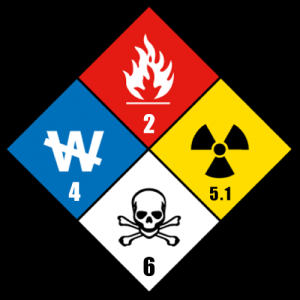
#> input picture Old Laptop Desktop/trash/Haz.jpg, 300 x 300 px
$ python ShapeDetect.py --image Haz.jpg   (older library calls are emulated)
#> lines starting #> are read from the running program, lines starting #| are printed output that depends on the picture; after the words box and inside, x2 and y2 are one past the last pixel; in counts of white or black regions, pixels touching at a corner belong together; long printed decimals are rounded
# import the necessary packages
import cv2

class ShapeDetector:
	def __init__(self):
		pass

	def detect(self, c):
		# initialize the shape name and approximate the contour
		shape = "unidentified"
		peri = cv2.arcLength(c, True)
		approx = cv2.approxPolyDP(c, 0.04 * peri, True)
       		# if the shape is a triangle, it will have 3 vertices
		if len(approx) == 3:
			shape = "triangle"

		# if the shape has 4 vertices, it is either a square or
		# a rectangle
		elif len(approx) == 4:
			# compute the bounding box of the contour and use the
			# bounding box to compute the aspect ratio
			(x, y, w, h) = cv2.boundingRect(approx)
			ar = w / float(h)

			# a square will have an aspect ratio that is approximately
			# equal to one, otherwise, the shape is a rectangle
			shape = "square" if ar >= 0.95 and ar <= 1.05 else "rectangle"

		# if the shape is a pentagon, it will have 5 vertices
		elif len(approx) == 5:
			shape = "pentagon"

		# otherwise, we assume the shape is a circle
		else:
			shape = "circle"

		# return the name of the shape
		return shape

#-------------------------------------------------------------------------#
#-------------------------------------------------------------------------#

import argparse
import imutils
#import cv2

ap = argparse.ArgumentParser()
ap.add_argument('-i','--image', required=True, help="path to the input image")
args = vars(ap.parse_args())

image = cv2.imread(args["image"])
#> image is the input picture: shape (300, 300, 3); mean B, G, R 52.2, 66.9, 78.5
#cv2.imshow("image",image)
resized = imutils.resize(image, width=300)
ratio = image.shape[0] / float(resized.shape[0])
#> ratio = 1

gray = cv2.cvtColor(resized,cv2.COLOR_BGR2GRAY)
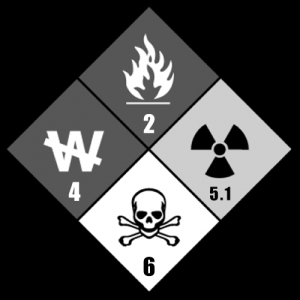
#> gray: shape (300, 300); min 0, max 255, mean 68.7
blurred = cv2.GaussianBlur(gray, (5,5), 0)
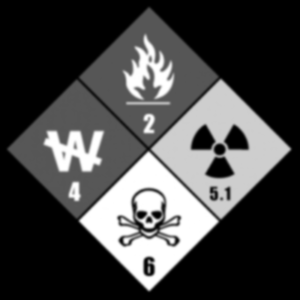
#> blurred: shape (300, 300); min 0, max 255, mean 68.7
thresh = cv2.threshold(blurred, 90, 255, cv2.THRESH_BINARY)[1]
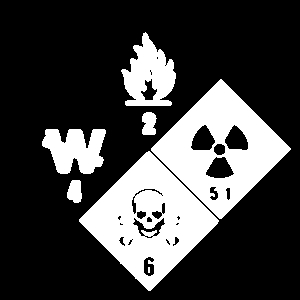
#> thresh: shape (300, 300); 25.5% white; 7 white regions (1 under 20 px)
#print(thresh)
cnts = cv2.findContours(thresh.copy(),cv2.RETR_EXTERNAL,cv2.CHAIN_APPROX_SIMPLE)
#> cnts = 6 contours; box (x1, y1, x2, y2) and area: (79, 151, 219, 291) 9935, (151, 79, 291, 219) 9868, (121, 32, 176, 106) 2440, (42, 129, 106, 174) 1884, (142, 112, 157, 135) 248, (67, 180, 82, 203) 242
cnts = cnts[0] if imutils.is_cv2() else cnts[1]
sd = ShapeDetector()
#print(cnts)
im = image

for c in cnts:
 #   print("shape")
  #  print(cnts)
    M = cv2.moments(c)
    if M["m00"] != 0:
        #print(M["m00"])
        cX = int((M["m10"]/M['m00'])*ratio) + 100
        cY = int((M["m01"]/M['m00'])*ratio) + 130
        shape = sd.detect(c)
        print(M['m10']/M['m00']*ratio)

        c = c.astype("float")
        #c *= ratio
        c = c.astype('int')
        cv2.drawContours(im,[c], -1, (0,255,0),2)
        cv2.putText(im, shape, (cX, cY), cv2.FONT_HERSHEY_SIMPLEX,0.5, (255,0,0),2)
       # f = open("image.txt", "wb")
       # f.write(im)
       # f.close()
    else:
        print(M["m00"])
    cv2.imshow("image",im)
    cv2.waitKey(0)
#> this loop made 6 passes
#> (cX, cY, shape, peri in detect, approx in detect, x in detect, y in detect, w in detect) on passes 2, 5: (248, 350, 'square', 396.7, [[148, 151], [79, 221], [150, 290], [218, 220]], 79, 151, 140), (320, 278, 'square', 394.9, [[221, 79], [151, 148], [219, 218], [290, 149]], 151, 79, 140)
#> (cX, cY, shape, peri in detect) on passes 1, 3, 4, 6: (174, 321, 'pentagon', 64.38), (174, 279, 'circle', 281.2), (248, 253, 'circle', 73.7), (248, 205, 'pentagon', 298.2)
#| 74.522
#| 148.491
#| 74.622
#| 148.655
#| 220.255
#| 148.855
#> pass 1, `cv2.imshow("image",im)`:
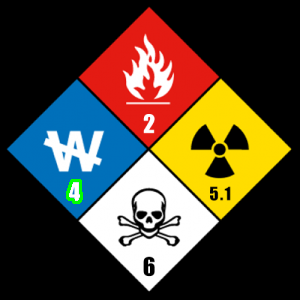
#> window 'image': shape (300, 300, 3); mean B, G, R 51.7, 67.2, 78.5
#> pass 2, `cv2.imshow("image",im)`:
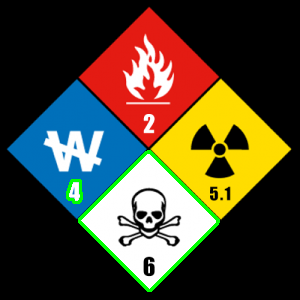
#> window 'image': shape (300, 300, 3); mean B, G, R 49.9, 69.3, 76.7
#> after the loop:
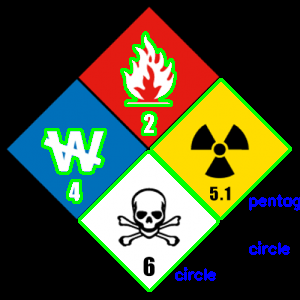
#> im: shape (300, 300, 3); 6.54% of pixels changed, all inside (x1, y1, x2, y2) = (41, 31, 300, 292)
